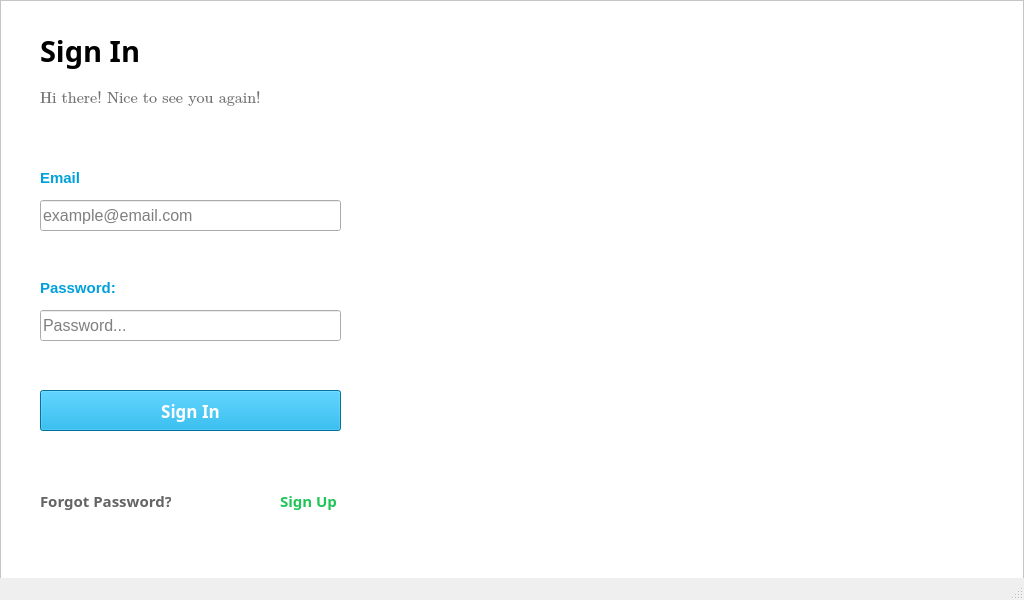
<?xml version="1.0" encoding="UTF-8"?>
<ui version="4.0">
 <class>MainWindow</class>
 <widget class="QMainWindow" name="MainWindow">
  <property name="geometry">
   <rect>
    <x>0</x>
    <y>0</y>
    <width>1024</width>
    <height>600</height>
   </rect>
  </property>
  <property name="minimumSize">
   <size>
    <width>1024</width>
    <height>600</height>
   </size>
  </property>
  <property name="maximumSize">
   <size>
    <width>1024</width>
    <height>600</height>
   </size>
  </property>
  <property name="palette">
   <palette>
    <active>
     <colorrole role="Text">
      <brush brushstyle="SolidPattern">
       <color alpha="255">
        <red>0</red>
        <green>0</green>
        <blue>0</blue>
       </color>
      </brush>
     </colorrole>
    </active>
    <inactive>
     <colorrole role="Text">
      <brush brushstyle="SolidPattern">
       <color alpha="255">
        <red>0</red>
        <green>0</green>
        <blue>0</blue>
       </color>
      </brush>
     </colorrole>
    </inactive>
    <disabled/>
   </palette>
  </property>
  <property name="windowTitle">
   <string>MainWindow</string>
  </property>
  <widget class="QWidget" name="centralwidget">
   <widget class="QLineEdit" name="UsernameInput">
    <property name="geometry">
     <rect>
      <x>40</x>
      <y>200</y>
      <width>301</width>
      <height>31</height>
     </rect>
    </property>
    <property name="sizePolicy">
     <sizepolicy hsizetype="Fixed" vsizetype="Fixed">
      <horstretch>0</horstretch>
      <verstretch>0</verstretch>
     </sizepolicy>
    </property>
    <property name="font">
     <font>
      <pointsize>12</pointsize>
     </font>
    </property>
    <property name="text">
     <string/>
    </property>
    <property name="placeholderText">
     <string>example@email.com</string>
    </property>
   </widget>
   <widget class="QLabel" name="UsernameLabel">
    <property name="geometry">
     <rect>
      <x>40</x>
      <y>170</y>
      <width>111</width>
      <height>16</height>
     </rect>
    </property>
    <property name="palette">
     <palette>
      <active>
       <colorrole role="WindowText">
        <brush brushstyle="SolidPattern">
         <color alpha="255">
          <red>0</red>
          <green>160</green>
          <blue>220</blue>
         </color>
        </brush>
       </colorrole>
       <colorrole role="Text">
        <brush brushstyle="SolidPattern">
         <color alpha="255">
          <red>0</red>
          <green>160</green>
          <blue>220</blue>
         </color>
        </brush>
       </colorrole>
       <colorrole role="ButtonText">
        <brush brushstyle="SolidPattern">
         <color alpha="255">
          <red>0</red>
          <green>160</green>
          <blue>220</blue>
         </color>
        </brush>
       </colorrole>
       <colorrole role="PlaceholderText">
        <brush brushstyle="SolidPattern">
         <color alpha="128">
          <red>0</red>
          <green>160</green>
          <blue>220</blue>
         </color>
        </brush>
       </colorrole>
      </active>
      <inactive>
       <colorrole role="WindowText">
        <brush brushstyle="SolidPattern">
         <color alpha="255">
          <red>0</red>
          <green>160</green>
          <blue>220</blue>
         </color>
        </brush>
       </colorrole>
       <colorrole role="Text">
        <brush brushstyle="SolidPattern">
         <color alpha="255">
          <red>0</red>
          <green>160</green>
          <blue>220</blue>
         </color>
        </brush>
       </colorrole>
       <colorrole role="ButtonText">
        <brush brushstyle="SolidPattern">
         <color alpha="255">
          <red>0</red>
          <green>160</green>
          <blue>220</blue>
         </color>
        </brush>
       </colorrole>
       <colorrole role="PlaceholderText">
        <brush brushstyle="SolidPattern">
         <color alpha="128">
          <red>0</red>
          <green>160</green>
          <blue>220</blue>
         </color>
        </brush>
       </colorrole>
      </inactive>
      <disabled>
       <colorrole role="WindowText">
        <brush brushstyle="SolidPattern">
         <color alpha="255">
          <red>0</red>
          <green>160</green>
          <blue>220</blue>
         </color>
        </brush>
       </colorrole>
       <colorrole role="Text">
        <brush brushstyle="SolidPattern">
         <color alpha="255">
          <red>0</red>
          <green>160</green>
          <blue>220</blue>
         </color>
        </brush>
       </colorrole>
       <colorrole role="ButtonText">
        <brush brushstyle="SolidPattern">
         <color alpha="255">
          <red>0</red>
          <green>160</green>
          <blue>220</blue>
         </color>
        </brush>
       </colorrole>
       <colorrole role="PlaceholderText">
        <brush brushstyle="SolidPattern">
         <color alpha="128">
          <red>0</red>
          <green>160</green>
          <blue>220</blue>
         </color>
        </brush>
       </colorrole>
      </disabled>
     </palette>
    </property>
    <property name="font">
     <font>
      <family>Arial</family>
      <pointsize>11</pointsize>
      <bold>true</bold>
     </font>
    </property>
    <property name="styleSheet">
     <string notr="true">color:rgb(0, 160, 220);
</string>
    </property>
    <property name="text">
     <string>Email</string>
    </property>
   </widget>
   <widget class="QLabel" name="PasswordLabel">
    <property name="geometry">
     <rect>
      <x>40</x>
      <y>280</y>
      <width>101</width>
      <height>16</height>
     </rect>
    </property>
    <property name="font">
     <font>
      <family>Arial</family>
      <pointsize>11</pointsize>
      <bold>true</bold>
     </font>
    </property>
    <property name="styleSheet">
     <string notr="true">color:rgb(0, 160, 220);</string>
    </property>
    <property name="text">
     <string>Password:</string>
    </property>
   </widget>
   <widget class="QLineEdit" name="PaswordInput">
    <property name="geometry">
     <rect>
      <x>40</x>
      <y>310</y>
      <width>301</width>
      <height>31</height>
     </rect>
    </property>
    <property name="font">
     <font>
      <pointsize>12</pointsize>
     </font>
    </property>
    <property name="inputMask">
     <string/>
    </property>
    <property name="text">
     <string/>
    </property>
    <property name="echoMode">
     <enum>QLineEdit::Password</enum>
    </property>
    <property name="placeholderText">
     <string>Password...</string>
    </property>
   </widget>
   <widget class="QLabel" name="label">
    <property name="geometry">
     <rect>
      <x>40</x>
      <y>30</y>
      <width>141</width>
      <height>41</height>
     </rect>
    </property>
    <property name="font">
     <font>
      <family>Segoe UI Variable Display Semib</family>
      <pointsize>22</pointsize>
      <bold>true</bold>
     </font>
    </property>
    <property name="text">
     <string>Sign In</string>
    </property>
   </widget>
   <widget class="QLabel" name="label_2">
    <property name="geometry">
     <rect>
      <x>40</x>
      <y>90</y>
      <width>301</width>
      <height>16</height>
     </rect>
    </property>
    <property name="font">
     <font>
      <family>Cambria Math</family>
      <pointsize>12</pointsize>
      <italic>false</italic>
     </font>
    </property>
    <property name="styleSheet">
     <string notr="true">color:rgb(115, 115, 115);
</string>
    </property>
    <property name="text">
     <string>Hi there! Nice to see you again!</string>
    </property>
   </widget>
   <widget class="QPushButton" name="pushButton">
    <property name="geometry">
     <rect>
      <x>40</x>
      <y>390</y>
      <width>301</width>
      <height>41</height>
     </rect>
    </property>
    <property name="palette">
     <palette>
      <active>
       <colorrole role="WindowText">
        <brush brushstyle="SolidPattern">
         <color alpha="255">
          <red>255</red>
          <green>255</green>
          <blue>255</blue>
         </color>
        </brush>
       </colorrole>
       <colorrole role="Button">
        <brush brushstyle="SolidPattern">
         <color alpha="255">
          <red>0</red>
          <green>160</green>
          <blue>220</blue>
         </color>
        </brush>
       </colorrole>
       <colorrole role="Text">
        <brush brushstyle="SolidPattern">
         <color alpha="255">
          <red>255</red>
          <green>255</green>
          <blue>255</blue>
         </color>
        </brush>
       </colorrole>
       <colorrole role="ButtonText">
        <brush brushstyle="SolidPattern">
         <color alpha="255">
          <red>255</red>
          <green>255</green>
          <blue>255</blue>
         </color>
        </brush>
       </colorrole>
       <colorrole role="Base">
        <brush brushstyle="SolidPattern">
         <color alpha="255">
          <red>0</red>
          <green>160</green>
          <blue>220</blue>
         </color>
        </brush>
       </colorrole>
       <colorrole role="Window">
        <brush brushstyle="SolidPattern">
         <color alpha="255">
          <red>0</red>
          <green>160</green>
          <blue>220</blue>
         </color>
        </brush>
       </colorrole>
       <colorrole role="PlaceholderText">
        <brush brushstyle="SolidPattern">
         <color alpha="128">
          <red>255</red>
          <green>255</green>
          <blue>255</blue>
         </color>
        </brush>
       </colorrole>
      </active>
      <inactive>
       <colorrole role="WindowText">
        <brush brushstyle="SolidPattern">
         <color alpha="255">
          <red>255</red>
          <green>255</green>
          <blue>255</blue>
         </color>
        </brush>
       </colorrole>
       <colorrole role="Button">
        <brush brushstyle="SolidPattern">
         <color alpha="255">
          <red>0</red>
          <green>160</green>
          <blue>220</blue>
         </color>
        </brush>
       </colorrole>
       <colorrole role="Text">
        <brush brushstyle="SolidPattern">
         <color alpha="255">
          <red>255</red>
          <green>255</green>
          <blue>255</blue>
         </color>
        </brush>
       </colorrole>
       <colorrole role="ButtonText">
        <brush brushstyle="SolidPattern">
         <color alpha="255">
          <red>255</red>
          <green>255</green>
          <blue>255</blue>
         </color>
        </brush>
       </colorrole>
       <colorrole role="Base">
        <brush brushstyle="SolidPattern">
         <color alpha="255">
          <red>0</red>
          <green>160</green>
          <blue>220</blue>
         </color>
        </brush>
       </colorrole>
       <colorrole role="Window">
        <brush brushstyle="SolidPattern">
         <color alpha="255">
          <red>0</red>
          <green>160</green>
          <blue>220</blue>
         </color>
        </brush>
       </colorrole>
       <colorrole role="PlaceholderText">
        <brush brushstyle="SolidPattern">
         <color alpha="128">
          <red>255</red>
          <green>255</green>
          <blue>255</blue>
         </color>
        </brush>
       </colorrole>
      </inactive>
      <disabled>
       <colorrole role="WindowText">
        <brush brushstyle="SolidPattern">
         <color alpha="255">
          <red>255</red>
          <green>255</green>
          <blue>255</blue>
         </color>
        </brush>
       </colorrole>
       <colorrole role="Button">
        <brush brushstyle="SolidPattern">
         <color alpha="255">
          <red>0</red>
          <green>160</green>
          <blue>220</blue>
         </color>
        </brush>
       </colorrole>
       <colorrole role="Text">
        <brush brushstyle="SolidPattern">
         <color alpha="255">
          <red>255</red>
          <green>255</green>
          <blue>255</blue>
         </color>
        </brush>
       </colorrole>
       <colorrole role="ButtonText">
        <brush brushstyle="SolidPattern">
         <color alpha="255">
          <red>255</red>
          <green>255</green>
          <blue>255</blue>
         </color>
        </brush>
       </colorrole>
       <colorrole role="Base">
        <brush brushstyle="SolidPattern">
         <color alpha="255">
          <red>0</red>
          <green>160</green>
          <blue>220</blue>
         </color>
        </brush>
       </colorrole>
       <colorrole role="Window">
        <brush brushstyle="SolidPattern">
         <color alpha="255">
          <red>0</red>
          <green>160</green>
          <blue>220</blue>
         </color>
        </brush>
       </colorrole>
       <colorrole role="PlaceholderText">
        <brush brushstyle="SolidPattern">
         <color alpha="128">
          <red>255</red>
          <green>255</green>
          <blue>255</blue>
         </color>
        </brush>
       </colorrole>
      </disabled>
     </palette>
    </property>
    <property name="font">
     <font>
      <family>Segoe UI Variable Display Semib</family>
      <pointsize>13</pointsize>
      <bold>true</bold>
     </font>
    </property>
    <property name="autoFillBackground">
     <bool>false</bool>
    </property>
    <property name="styleSheet">
     <string notr="true">background-color:rgb(0, 160, 220);
color:white;
border-color:rgb(0, 167, 167)</string>
    </property>
    <property name="text">
     <string>Sign In</string>
    </property>
   </widget>
   <widget class="QLabel" name="label_3">
    <property name="geometry">
     <rect>
      <x>40</x>
      <y>490</y>
      <width>131</width>
      <height>21</height>
     </rect>
    </property>
    <property name="font">
     <font>
      <family>Segoe UI Semibold</family>
      <pointsize>11</pointsize>
      <bold>true</bold>
     </font>
    </property>
    <property name="styleSheet">
     <string notr="true">color:rgb(100, 100, 100);</string>
    </property>
    <property name="text">
     <string>Forgot Password?</string>
    </property>
   </widget>
   <widget class="QLabel" name="label_4">
    <property name="geometry">
     <rect>
      <x>280</x>
      <y>490</y>
      <width>61</width>
      <height>21</height>
     </rect>
    </property>
    <property name="font">
     <font>
      <family>Segoe UI Semibold</family>
      <pointsize>11</pointsize>
      <bold>true</bold>
     </font>
    </property>
    <property name="styleSheet">
     <string notr="true">color:rgb(32, 197, 87)</string>
    </property>
    <property name="text">
     <string>Sign Up</string>
    </property>
   </widget>
   <widget class="QFrame" name="frame">
    <property name="geometry">
     <rect>
      <x>0</x>
      <y>0</y>
      <width>1024</width>
      <height>600</height>
     </rect>
    </property>
    <property name="minimumSize">
     <size>
      <width>1024</width>
      <height>600</height>
     </size>
    </property>
    <property name="maximumSize">
     <size>
      <width>1024</width>
      <height>600</height>
     </size>
    </property>
    <property name="palette">
     <palette>
      <active>
       <colorrole role="Window">
        <brush brushstyle="SolidPattern">
         <color alpha="255">
          <red>255</red>
          <green>255</green>
          <blue>255</blue>
         </color>
        </brush>
       </colorrole>
      </active>
      <inactive>
       <colorrole role="Window">
        <brush brushstyle="SolidPattern">
         <color alpha="255">
          <red>255</red>
          <green>255</green>
          <blue>255</blue>
         </color>
        </brush>
       </colorrole>
      </inactive>
      <disabled>
       <colorrole role="Base">
        <brush brushstyle="SolidPattern">
         <color alpha="255">
          <red>255</red>
          <green>255</green>
          <blue>255</blue>
         </color>
        </brush>
       </colorrole>
       <colorrole role="Window">
        <brush brushstyle="SolidPattern">
         <color alpha="255">
          <red>255</red>
          <green>255</green>
          <blue>255</blue>
         </color>
        </brush>
       </colorrole>
      </disabled>
     </palette>
    </property>
    <property name="autoFillBackground">
     <bool>true</bool>
    </property>
    <property name="frameShape">
     <enum>QFrame::StyledPanel</enum>
    </property>
    <property name="frameShadow">
     <enum>QFrame::Raised</enum>
    </property>
    <widget class="QLabel" name="label_5">
     <property name="geometry">
      <rect>
       <x>490</x>
       <y>20</y>
       <width>491</width>
       <height>431</height>
      </rect>
     </property>
     <property name="text">
      <string>&lt;html&gt;&lt;head/&gt;&lt;body&gt;&lt;p&gt;&lt;img src=&quot;:/Nydec_pic/Screenshot 2024-04-09 110121.png&quot;/&gt;&lt;/p&gt;&lt;/body&gt;&lt;/html&gt;</string>
     </property>
    </widget>
   </widget>
   <zorder>frame</zorder>
   <zorder>UsernameInput</zorder>
   <zorder>UsernameLabel</zorder>
   <zorder>PasswordLabel</zorder>
   <zorder>PaswordInput</zorder>
   <zorder>label</zorder>
   <zorder>label_2</zorder>
   <zorder>pushButton</zorder>
   <zorder>label_3</zorder>
   <zorder>label_4</zorder>
  </widget>
  <widget class="QMenuBar" name="menubar">
   <property name="geometry">
    <rect>
     <x>0</x>
     <y>0</y>
     <width>1024</width>
     <height>22</height>
    </rect>
   </property>
  </widget>
  <widget class="QStatusBar" name="statusbar"/>
 </widget>
 <resources>
  <include location="nydec_pic_src_file.qrc"/>
 </resources>
 <connections/>
</ui>
